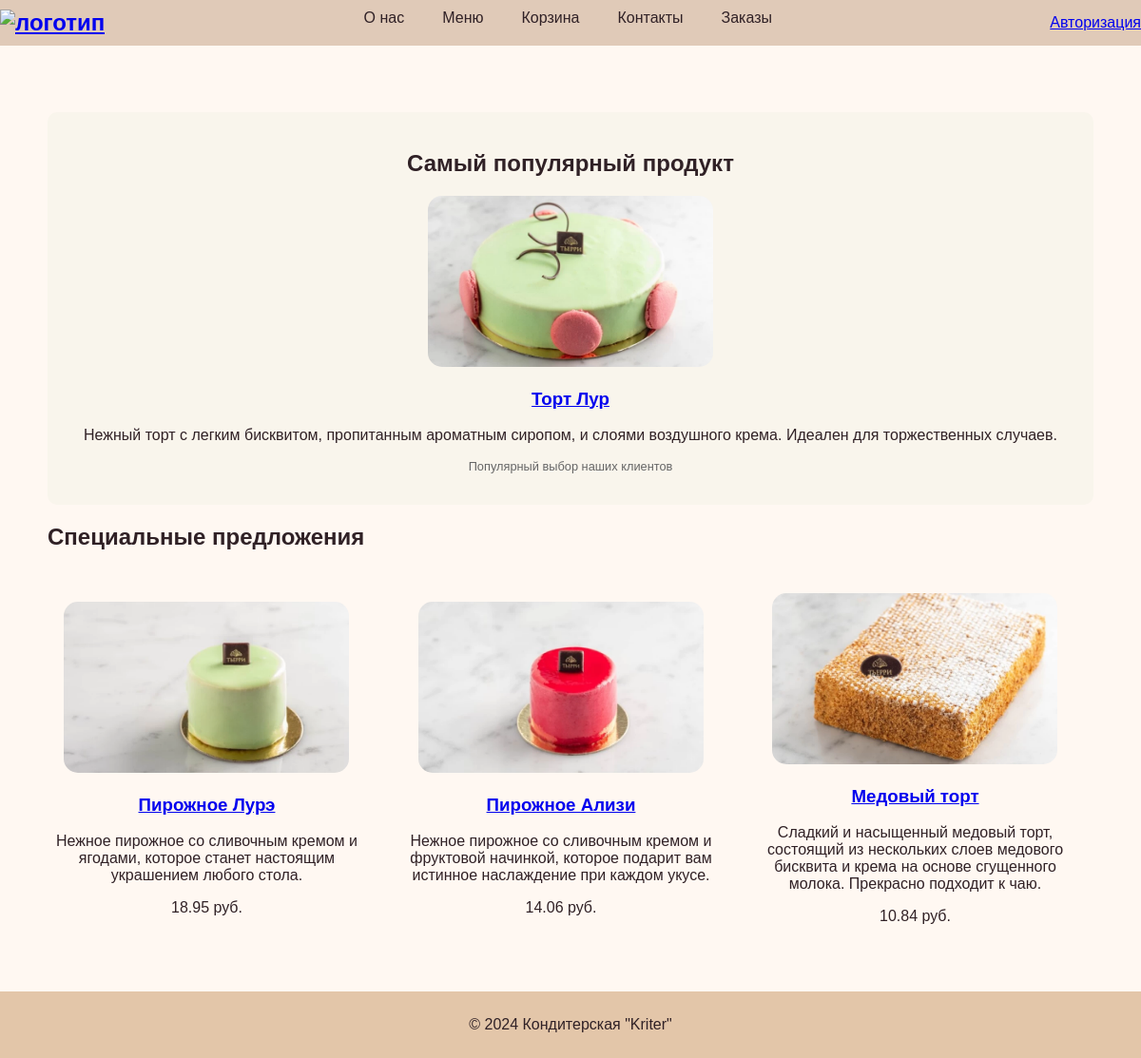
The page / on the database its author committed.
### tables this page shows
CREATE TABLE `menu` (
  `product_id` int NOT NULL,
  `category_id` int NOT NULL,
  `name` varchar(255) NOT NULL,
  `description` text,
  `composition` text,
  `price` decimal(10,2) NOT NULL,
  `quantity` int DEFAULT NULL,
  `image_url` varchar(255) DEFAULT NULL,
  `is_special` tinyint(1) DEFAULT '0',
  `special_position` int DEFAULT NULL
);

### public/index.php (the view, shortened to what this page needs)
<?php
$pdo = getDbConnection();
$stmt = $pdo->query('
    SELECT m.product_id, m.name, m.description, m.price, m.image_url
    FROM menu m
    JOIN special_offers s ON m.product_id = s.product_id
    ORDER BY s.position
');
$specialOffers = $stmt->fetchAll(PDO::FETCH_ASSOC);
$popularProduct = $pdo->query('
    SELECT m.product_id, m.name, m.image_url, m.description, COUNT(od.product_id) as order_count
    FROM menu m
    JOIN order_details od ON m.product_id = od.product_id
    GROUP BY m.product_id
    ORDER BY order_count DESC
    LIMIT 1
')->fetch(PDO::FETCH_ASSOC);
?>
<!DOCTYPE html>
<html lang="ru">
<head>
  <link rel="stylesheet" href="styles.css">
</head>
<body>
  <header>
    <div class="logo">
      <a href="index.php">
        <img src="img/logo.png" alt="логотип" width="140" height="140" />
      </a>
    </div>
    <div class="sidebar">
      <a class="sidebar-1" href="about.php">О нас</a>
      <a class="sidebar-1" href="menu.php">Меню</a>
      <a class="sidebar-1" href="cart.php">Корзина</a>
      <a class="sidebar-1" href="cont.php">Контакты</a>
      <a class="sidebar-1" href="order.php">Заказы</a>
    </div>
    <div class="nav">
        <?php if (isset($_SESSION['user'])): ?>
            <a href="account.php">Личный кабинет</a>
        <?php else: ?>
            <a href="register.php">Авторизация</a>
        <?php endif; ?>
    </div>
  </header>
  <div class="content">
    <div class="main-content">
      <?php if ($popularProduct): ?>
        <div class="popular-product">
          <h2>Самый популярный продукт</h2>
          <div class="menu-item">
            <a href="menu.php">
              <img src="<?= htmlspecialchars($popularProduct['image_url']) ?>" alt="<?= htmlspecialchars($popularProduct['name']) ?>" width="300" height="200">
              <h3><?= htmlspecialchars($popularProduct['name']) ?></h3>
            </a>
            <p><?= htmlspecialchars($popularProduct['description']) ?></p>
            <p class="order-count">Популярный выбор наших клиентов</p>
          </div>
        </div>
      <?php endif; ?>
      <h2>Специальные предложения</h2>
      <div class="menu-items">
        <?php if (empty($specialOffers)): ?>
            <p>Специальные предложения отсутствуют</p>
        <?php else: ?>
            <?php foreach ($specialOffers as $offer): ?>
              <div class="menu-item">
                <a href="menu.php">
                  <img src="<?= htmlspecialchars($offer['image_url']) ?>" alt="<?= htmlspecialchars($offer['name']) ?>" width="300" height="200">
                  <h3><?= htmlspecialchars($offer['name']) ?></h3>
                </a>
                <p><?= htmlspecialchars($offer['description']) ?></p>
                <div class="price"><?= number_format($offer['price'], 2) ?> руб.</div>
              </div>
            <?php endforeach; ?>
        <?php endif; ?>
      </div>
    </div>
  </div>
  <footer>
    <p>&copy; 2024 Кондитерская "Kriter"</p>
  </footer>
</body>
</html>

### public/styles.css (style rules this page uses)
:root { --color-primary: #e0cab8; --color-secondary: #fff8f2; --color-text: #302126; }
body { font-family: Arial, sans-serif; margin: 0; padding: 0; background-color: var(--color-secondary); color: var(--color-text); }
header { background-color: var(--color-primary); padding-top: 0px; padding-bottom: 0px; display: flex; justify-content: space-between; align-items: center; }
.logo { font-size: 24px; font-weight: bold; }
.content { display: grid; grid-gap: 30px; padding: 30px; }
.sidebar { display: flex; flex-direction: row; }
.sidebar-1 { position: relative; margin-right: 20px; padding: 10px; text-decoration: none; color: #333; }
.sidebar-1::before { background: rgba(0,0,0,.702); bottom: 0; content: ""; height: 1px; left: 100%; position: absolute; right: 100%; transition: right 0s 300ms, left 300ms; }
.sidebar a { display: block; margin-bottom: 10px; text-decoration: none; color: var(--color-text); }
.main-content { padding: 20px; }
.menu-items { display: flex; justify-content: space-between; align-items: center; margin-right: 20px; padding-top: 25px; padding-bottom: 20px; }
footer { background-color: var(--color-primary); padding: 20px; text-align: center; }
footer { text-align: center; padding: 10px; background-color: #e3c6a9; }
:root { --btn-bg: rgba(224, 202, 184, 0.45); --btn-bg-hover: rgba(224, 202, 184, 0.70); --btn-border: rgba(48, 33, 38, 0.18); }

### public/index.php (style rules this page uses)
.menu-item { flex: 0 1 calc(33.333% - 25px); box-sizing: border-box; text-align: center; }
.menu-item img { max-width: 100%; height: auto; border-radius: 15px; }
.popular-product { margin: 20px 0; padding: 20px; background: #f9f5ec; border-radius: 10px; text-align: center; }
.order-count { margin-top: 5px; font-size: 0.8em; color: #666; }

### rows shown on the page
menu: name "Торт Лур", description "Нежный торт с легким бисквитом, пропитанным ароматным сиропом, и слоями воздушного крема. Идеален для торжественных случаев."
menu: shows a picture, name "Пирожное Лурэ", description "Нежное пирожное со сливочным кремом и ягодами, которое станет настоящим украшением любого стола.", price "18.95"
menu: shows a picture, name "Пирожное Ализи", description "Нежное пирожное со сливочным кремом и фруктовой начинкой, которое подарит вам истинное наслаждение при каждом укусе.", price "14.06"
menu: shows a picture, name "Медовый торт", description "Сладкий и насыщенный медовый торт, состоящий из нескольких слоев медового бисквита и крема на основе сгущенного молока. Прекрасно подходит к чаю.", price "10.84"
